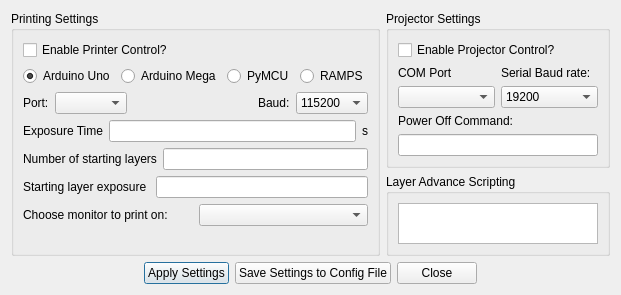
<?xml version="1.0" encoding="UTF-8"?>
<ui version="4.0">
 <class>SettingsDialogBaseClass</class>
 <widget class="QDialog" name="SettingsDialogBaseClass">
  <property name="geometry">
   <rect>
    <x>0</x>
    <y>0</y>
    <width>581</width>
    <height>295</height>
   </rect>
  </property>
  <property name="windowTitle">
   <string>3DLP Settings</string>
  </property>
  <layout class="QHBoxLayout" name="horizontalLayout_14">
   <item>
    <layout class="QVBoxLayout" name="verticalLayout_3">
     <item>
      <layout class="QHBoxLayout" name="horizontalLayout_13">
       <item>
        <widget class="QGroupBox" name="groupBox_2">
         <property name="title">
          <string>Printing Settings</string>
         </property>
         <layout class="QHBoxLayout" name="horizontalLayout_12">
          <item>
           <layout class="QVBoxLayout" name="verticalLayout">
            <item>
             <widget class="QCheckBox" name="enableprintercontrol">
              <property name="text">
               <string>Enable Printer Control?</string>
              </property>
              <property name="checked">
               <bool>false</bool>
              </property>
             </widget>
            </item>
            <item>
             <layout class="QHBoxLayout" name="horizontalLayout_4">
              <property name="rightMargin">
               <number>0</number>
              </property>
              <item>
               <widget class="QRadioButton" name="radio_arduinoUno">
                <property name="text">
                 <string>Arduino Uno</string>
                </property>
                <property name="checked">
                 <bool>true</bool>
                </property>
               </widget>
              </item>
              <item>
               <widget class="QRadioButton" name="radio_arduinoMega">
                <property name="text">
                 <string>Arduino Mega</string>
                </property>
               </widget>
              </item>
              <item>
               <widget class="QRadioButton" name="radio_pyMCU">
                <property name="text">
                 <string>PyMCU</string>
                </property>
               </widget>
              </item>
              <item>
               <widget class="QRadioButton" name="radio_ramps">
                <property name="text">
                 <string>RAMPS</string>
                </property>
               </widget>
              </item>
             </layout>
            </item>
            <item>
             <layout class="QHBoxLayout" name="horizontalLayout_3">
              <item>
               <widget class="QLabel" name="label_29">
                <property name="text">
                 <string>Port:</string>
                </property>
               </widget>
              </item>
              <item>
               <widget class="QComboBox" name="pickcom"/>
              </item>
              <item>
               <spacer name="horizontalSpacer">
                <property name="orientation">
                 <enum>Qt::Horizontal</enum>
                </property>
                <property name="sizeHint" stdset="0">
                 <size>
                  <width>40</width>
                  <height>20</height>
                 </size>
                </property>
               </spacer>
              </item>
              <item>
               <widget class="QLabel" name="label_24">
                <property name="text">
                 <string>Baud:</string>
                </property>
               </widget>
              </item>
              <item>
               <widget class="QComboBox" name="printerbaud">
                <item>
                 <property name="text">
                  <string>115200</string>
                 </property>
                </item>
                <item>
                 <property name="text">
                  <string>57600</string>
                 </property>
                </item>
                <item>
                 <property name="text">
                  <string>38400</string>
                 </property>
                </item>
                <item>
                 <property name="text">
                  <string>19200</string>
                 </property>
                </item>
                <item>
                 <property name="text">
                  <string>9600</string>
                 </property>
                </item>
                <item>
                 <property name="text">
                  <string>4800</string>
                 </property>
                </item>
                <item>
                 <property name="text">
                  <string>2400</string>
                 </property>
                </item>
               </widget>
              </item>
             </layout>
            </item>
            <item>
             <layout class="QHBoxLayout" name="horizontalLayout_5"/>
            </item>
            <item>
             <layout class="QHBoxLayout" name="horizontalLayout_20">
              <item>
               <widget class="QLabel" name="label_6">
                <property name="text">
                 <string>Exposure Time</string>
                </property>
               </widget>
              </item>
              <item>
               <layout class="QHBoxLayout" name="horizontalLayout_6">
                <item>
                 <widget class="QLineEdit" name="exposure_time">
                  <property name="text">
                   <string/>
                  </property>
                 </widget>
                </item>
                <item>
                 <widget class="QLabel" name="label_28">
                  <property name="text">
                   <string>s</string>
                  </property>
                 </widget>
                </item>
               </layout>
              </item>
             </layout>
            </item>
            <item>
             <layout class="QHBoxLayout" name="horizontalLayout_8">
              <item>
               <widget class="QLabel" name="label_26">
                <property name="text">
                 <string>Number of starting layers</string>
                </property>
               </widget>
              </item>
              <item>
               <widget class="QLineEdit" name="starting_layers">
                <property name="text">
                 <string/>
                </property>
               </widget>
              </item>
             </layout>
            </item>
            <item>
             <layout class="QHBoxLayout" name="horizontalLayout_9">
              <item>
               <widget class="QLabel" name="label_27">
                <property name="text">
                 <string>Starting layer exposure </string>
                </property>
               </widget>
              </item>
              <item>
               <widget class="QLineEdit" name="starting_layer_exposure">
                <property name="text">
                 <string/>
                </property>
               </widget>
              </item>
             </layout>
            </item>
            <item>
             <layout class="QHBoxLayout" name="horizontalLayout_10">
              <item>
               <widget class="QLabel" name="label_25">
                <property name="text">
                 <string>Choose monitor to print on:</string>
                </property>
               </widget>
              </item>
              <item>
               <widget class="QComboBox" name="pickscreen"/>
              </item>
             </layout>
            </item>
            <item>
             <spacer name="verticalSpacer_2">
              <property name="orientation">
               <enum>Qt::Vertical</enum>
              </property>
              <property name="sizeHint" stdset="0">
               <size>
                <width>20</width>
                <height>40</height>
               </size>
              </property>
             </spacer>
            </item>
           </layout>
          </item>
         </layout>
        </widget>
       </item>
       <item>
        <layout class="QVBoxLayout" name="verticalLayout_2">
         <item>
          <widget class="QGroupBox" name="groupBox_3">
           <property name="title">
            <string>Projector Settings</string>
           </property>
           <layout class="QHBoxLayout" name="horizontalLayout">
            <item>
             <layout class="QVBoxLayout" name="verticalLayout_6">
              <item>
               <widget class="QCheckBox" name="projectorcontrol">
                <property name="text">
                 <string>Enable Projector Control?</string>
                </property>
                <property name="checked">
                 <bool>false</bool>
                </property>
               </widget>
              </item>
              <item>
               <layout class="QHBoxLayout" name="horizontalLayout_11">
                <item>
                 <layout class="QVBoxLayout" name="verticalLayout_5">
                  <item>
                   <widget class="QLabel" name="label_16">
                    <property name="text">
                     <string>COM Port</string>
                    </property>
                   </widget>
                  </item>
                  <item>
                   <widget class="QComboBox" name="projector_pickcom"/>
                  </item>
                 </layout>
                </item>
                <item>
                 <layout class="QVBoxLayout" name="verticalLayout_14">
                  <item>
                   <widget class="QLabel" name="label_17">
                    <property name="text">
                     <string>Serial Baud rate:</string>
                    </property>
                   </widget>
                  </item>
                  <item>
                   <widget class="QComboBox" name="projector_baud">
                    <item>
                     <property name="text">
                      <string>19200</string>
                     </property>
                    </item>
                    <item>
                     <property name="text">
                      <string>115200</string>
                     </property>
                    </item>
                    <item>
                     <property name="text">
                      <string>57600</string>
                     </property>
                    </item>
                    <item>
                     <property name="text">
                      <string>38400</string>
                     </property>
                    </item>
                    <item>
                     <property name="text">
                      <string>9600</string>
                     </property>
                    </item>
                    <item>
                     <property name="text">
                      <string>4800</string>
                     </property>
                    </item>
                    <item>
                     <property name="text">
                      <string>2400</string>
                     </property>
                    </item>
                   </widget>
                  </item>
                 </layout>
                </item>
               </layout>
              </item>
              <item>
               <layout class="QVBoxLayout" name="verticalLayout_18">
                <item>
                 <widget class="QLabel" name="label_21">
                  <property name="text">
                   <string>Power Off Command:</string>
                  </property>
                 </widget>
                </item>
                <item>
                 <widget class="QLineEdit" name="projector_poweroffcommand">
                  <property name="minimumSize">
                   <size>
                    <width>200</width>
                    <height>0</height>
                   </size>
                  </property>
                  <property name="text">
                   <string/>
                  </property>
                 </widget>
                </item>
               </layout>
              </item>
              <item>
               <spacer name="verticalSpacer">
                <property name="orientation">
                 <enum>Qt::Vertical</enum>
                </property>
                <property name="sizeHint" stdset="0">
                 <size>
                  <width>20</width>
                  <height>40</height>
                 </size>
                </property>
               </spacer>
              </item>
             </layout>
            </item>
           </layout>
          </widget>
         </item>
         <item>
          <widget class="QGroupBox" name="groupBox">
           <property name="minimumSize">
            <size>
             <width>0</width>
             <height>80</height>
            </size>
           </property>
           <property name="title">
            <string>Layer Advance Scripting</string>
           </property>
           <layout class="QHBoxLayout" name="horizontalLayout_7">
            <item>
             <widget class="QPlainTextEdit" name="zscript"/>
            </item>
           </layout>
          </widget>
         </item>
        </layout>
       </item>
      </layout>
     </item>
     <item>
      <layout class="QHBoxLayout" name="horizontalLayout_2">
       <item>
        <spacer name="horizontalSpacer_2">
         <property name="orientation">
          <enum>Qt::Horizontal</enum>
         </property>
         <property name="sizeHint" stdset="0">
          <size>
           <width>40</width>
           <height>20</height>
          </size>
         </property>
        </spacer>
       </item>
       <item>
        <widget class="QPushButton" name="pushButton">
         <property name="text">
          <string>Apply Settings</string>
         </property>
        </widget>
       </item>
       <item>
        <widget class="QPushButton" name="pushButton_3">
         <property name="text">
          <string>Save Settings to Config File</string>
         </property>
        </widget>
       </item>
       <item>
        <widget class="QPushButton" name="pushButton_2">
         <property name="text">
          <string>Close</string>
         </property>
        </widget>
       </item>
       <item>
        <spacer name="horizontalSpacer_3">
         <property name="orientation">
          <enum>Qt::Horizontal</enum>
         </property>
         <property name="sizeHint" stdset="0">
          <size>
           <width>40</width>
           <height>20</height>
          </size>
         </property>
        </spacer>
       </item>
      </layout>
     </item>
    </layout>
   </item>
  </layout>
 </widget>
 <resources/>
 <connections>
  <connection>
   <sender>pushButton_2</sender>
   <signal>clicked()</signal>
   <receiver>SettingsDialogBaseClass</receiver>
   <slot>reject()</slot>
   <hints>
    <hint type="sourcelabel">
     <x>442</x>
     <y>317</y>
    </hint>
    <hint type="destinationlabel">
     <x>532</x>
     <y>313</y>
    </hint>
   </hints>
  </connection>
  <connection>
   <sender>pushButton</sender>
   <signal>clicked()</signal>
   <receiver>SettingsDialogBaseClass</receiver>
   <slot>ApplySettings()</slot>
   <hints>
    <hint type="sourcelabel">
     <x>185</x>
     <y>310</y>
    </hint>
    <hint type="destinationlabel">
     <x>82</x>
     <y>303</y>
    </hint>
   </hints>
  </connection>
 </connections>
 <slots>
  <signal>signal1()</signal>
  <slot>ApplySettings()</slot>
 </slots>
</ui>
